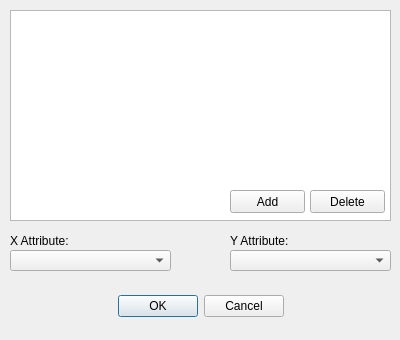
<?xml version="1.0" encoding="UTF-8"?>
<ui version="4.0">
 <class>vecPlotDiag</class>
 <widget class="QDialog" name="vecPlotDiag">
  <property name="geometry">
   <rect>
    <x>0</x>
    <y>0</y>
    <width>400</width>
    <height>340</height>
   </rect>
  </property>
  <property name="minimumSize">
   <size>
    <width>400</width>
    <height>340</height>
   </size>
  </property>
  <property name="maximumSize">
   <size>
    <width>400</width>
    <height>340</height>
   </size>
  </property>
  <property name="windowTitle">
   <string>Plot Flow Direction From TEC file</string>
  </property>
  <widget class="QDialogButtonBox" name="buttonBox">
   <property name="geometry">
    <rect>
     <x>30</x>
     <y>290</y>
     <width>341</width>
     <height>32</height>
    </rect>
   </property>
   <property name="orientation">
    <enum>Qt::Horizontal</enum>
   </property>
   <property name="standardButtons">
    <set>QDialogButtonBox::Cancel|QDialogButtonBox::Ok</set>
   </property>
   <property name="centerButtons">
    <bool>true</bool>
   </property>
  </widget>
  <widget class="QListWidget" name="listWidget">
   <property name="geometry">
    <rect>
     <x>-530</x>
     <y>240</y>
     <width>256</width>
     <height>192</height>
    </rect>
   </property>
  </widget>
  <widget class="QListWidget" name="tecList">
   <property name="geometry">
    <rect>
     <x>10</x>
     <y>10</y>
     <width>381</width>
     <height>211</height>
    </rect>
   </property>
   <property name="contextMenuPolicy">
    <enum>Qt::CustomContextMenu</enum>
   </property>
  </widget>
  <widget class="QLabel" name="label">
   <property name="geometry">
    <rect>
     <x>10</x>
     <y>230</y>
     <width>141</width>
     <height>21</height>
    </rect>
   </property>
   <property name="text">
    <string>X Attribute:</string>
   </property>
  </widget>
  <widget class="QLabel" name="label_2">
   <property name="geometry">
    <rect>
     <x>230</x>
     <y>230</y>
     <width>151</width>
     <height>21</height>
    </rect>
   </property>
   <property name="text">
    <string>Y Attribute:</string>
   </property>
  </widget>
  <widget class="QPushButton" name="addTecBtn">
   <property name="geometry">
    <rect>
     <x>230</x>
     <y>190</y>
     <width>75</width>
     <height>23</height>
    </rect>
   </property>
   <property name="text">
    <string>Add</string>
   </property>
  </widget>
  <widget class="QPushButton" name="deleteTecBtn">
   <property name="geometry">
    <rect>
     <x>310</x>
     <y>190</y>
     <width>75</width>
     <height>23</height>
    </rect>
   </property>
   <property name="text">
    <string>Delete</string>
   </property>
  </widget>
  <widget class="QComboBox" name="xAttrCombo">
   <property name="geometry">
    <rect>
     <x>10</x>
     <y>250</y>
     <width>161</width>
     <height>21</height>
    </rect>
   </property>
  </widget>
  <widget class="QComboBox" name="yAttrCombo">
   <property name="geometry">
    <rect>
     <x>230</x>
     <y>250</y>
     <width>161</width>
     <height>21</height>
    </rect>
   </property>
  </widget>
 </widget>
 <resources/>
 <connections>
  <connection>
   <sender>buttonBox</sender>
   <signal>accepted()</signal>
   <receiver>vecPlotDiag</receiver>
   <slot>accept()</slot>
   <hints>
    <hint type="sourcelabel">
     <x>248</x>
     <y>254</y>
    </hint>
    <hint type="destinationlabel">
     <x>157</x>
     <y>274</y>
    </hint>
   </hints>
  </connection>
  <connection>
   <sender>buttonBox</sender>
   <signal>rejected()</signal>
   <receiver>vecPlotDiag</receiver>
   <slot>reject()</slot>
   <hints>
    <hint type="sourcelabel">
     <x>316</x>
     <y>260</y>
    </hint>
    <hint type="destinationlabel">
     <x>286</x>
     <y>274</y>
    </hint>
   </hints>
  </connection>
 </connections>
</ui>
